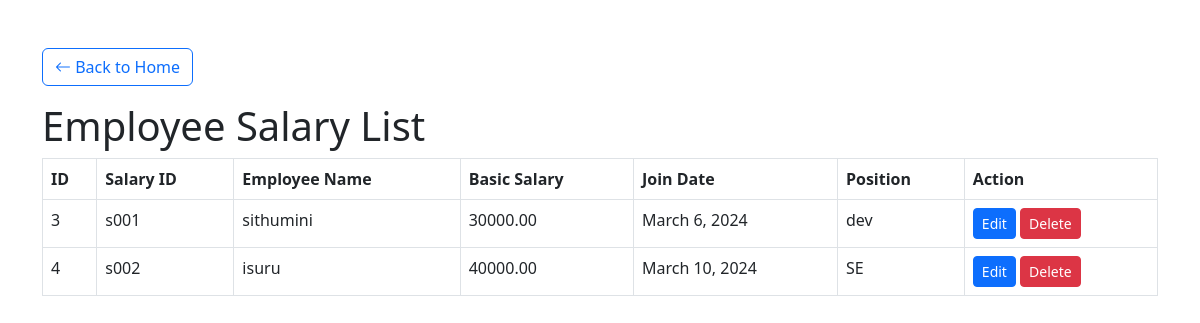
/view-salary-details/, run on the app's committed database.
### paysheet/models.py (models this page shows, shortened)
class Salary(models.Model):
    salary_id=models.CharField(max_length=20, unique=True,default="")
    employee=models.ForeignKey(Employee, on_delete=models.CASCADE)
    basic_salary = models.DecimalField(max_digits=10, decimal_places=2)
    join_date = models.DateField()
    position = models.CharField(max_length=100)

class Employee(models.Model):
    employee_id = models.CharField(max_length=20, unique=True,default="")
    name = models.CharField(max_length=100)
    bank_name = models.CharField(max_length=100, null=True, blank=True)  # Add bank_name field
    account_number = models.CharField(max_length=20, null=True, blank=True)

### paysheet/views.py (the view)
# urls.py: path('view-salary-details/', views.viewSalaryDetails, name="viewSalaryDetails"),
def viewSalaryDetails(request):
    form = Salary.objects.all()
    context = {'form':form}
    return render(request, 'view-salary-details.html', context)

### templates/view-salary-details.html (shortened to what this page needs)
<!DOCTYPE html>
<html lang="en">
<head>
    <link href="https://cdn.jsdelivr.net/npm/bootstrap@5.3.0-alpha1/dist/css/bootstrap.min.css" rel="stylesheet">
    <link href="https://cdn.jsdelivr.net/npm/bootstrap-icons/font/bootstrap-icons.css" rel="stylesheet">
</head>
<body>
    <div class="container mt-5">
        <a href="/" class="btn btn-outline-primary mb-3"><i class="bi bi-arrow-left"></i> Back to Home</a>
        <h1>Employee Salary List</h1>
        <div class="table-responsive">
            <table class="table table-bordered">
                <thead>
                    <tr>
                        <th>ID</th>
                        <th>Salary ID</th>
                        <th>Employee Name</th>
                        <th>Basic Salary</th>
                        <th>Join Date</th>
                        <th>Position</th>
                        <th>Action</th>
                    </tr>
                </thead>
                <tbody>
                    {% for data in form %}
                    <tr>
                        <td>{{ data.id }}</td>
                        <td>{{ data.salary_id }}</td>
                        <td>{{ data.employee.name }}</td>
                        <td>{{ data.basic_salary }}</td>
                        <td>{{ data.join_date }}</td>
                        <td>{{ data.position }}</td>
                        <td>
                            <a href="{% url 'edit-salary' data.id %}" class="btn btn-primary btn-sm">Edit</a>
                            <a href="{% url 'delete-salary' data.id %}" class="btn btn-danger btn-sm">Delete</a>
                        </td>
                    </tr>
                    {% endfor %}
                </tbody>
            </table>
        </div>
    </div>
</body>
</html>

### data on the page
Salary: id "3", salary_id "s001", employee.name "sithumini", basic_salary "30000.00", join_date "March 6, 2024", position "dev"
Salary: id "4", salary_id "s002", employee.name "isuru", basic_salary "40000.00", join_date "March 10, 2024", position "SE"
